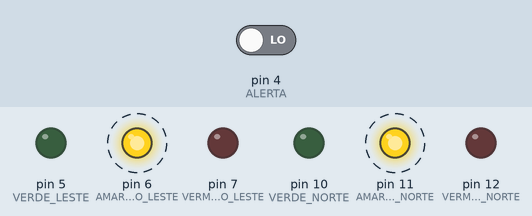
The sketch below on a simulated Arduino Uno, built with avr-gcc and run on an emulated ATmega328P. Parts: output pins drawn as LEDs (lit = HIGH). Dashed ring = blinking. The inputs (shaded band) are chosen by the test bench; at power-on: pin 4 (ALERTA) LOW.

Above: at 1.3 s.
1.7 s: pin 4 (ALERTA) driven HIGH
At 3.4 s:
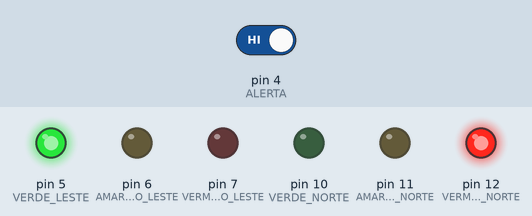
At 8.4 s:
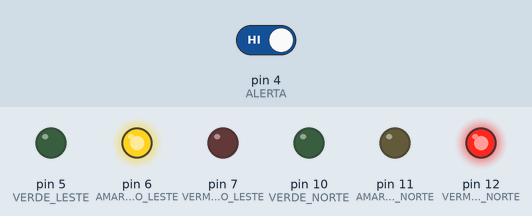
Timing chart, 0 to 16.0 s (numbered marks = the images above; inputs shaded):
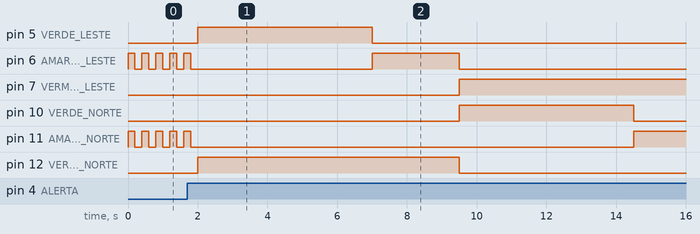

Measured:
- after the input at 1.7 s, pin 5 (VERDE_LESTE): LOW → HIGH after 0.30 s, → LOW 5.0 s later; pin 7 (VERMELHO_LESTE): LOW → HIGH after 7.8 s; pin 10 (VERDE_NORTE): LOW → HIGH after 7.8 s, → LOW 5.0 s later; pin 12 (VERMELHO_NORTE): LOW → HIGH after 0.30 s, → LOW 7.5 s later

The sketch:

traffic-light.ino
```cpp
// C++ code
//

#define VERMELHO_NORTE 12
#define AMARELO_NORTE 11
#define VERDE_NORTE 10

#define VERMELHO_LESTE 7
#define AMARELO_LESTE 6
#define VERDE_LESTE 5

#define ALERTA 4

void setup()
{
  pinMode(VERMELHO_NORTE, OUTPUT);
  pinMode(AMARELO_NORTE, OUTPUT);
  pinMode(VERDE_NORTE, OUTPUT);
  pinMode(VERMELHO_LESTE, OUTPUT);
  pinMode(AMARELO_LESTE, OUTPUT);
  pinMode(VERDE_LESTE, OUTPUT);
  pinMode(ALERTA, INPUT);
}

void loop()
{
  if(digitalRead(ALERTA) == HIGH){
		digitalWrite(VERMELHO_NORTE, HIGH);
		digitalWrite(AMARELO_NORTE,LOW);
		digitalWrite(VERDE_NORTE,LOW);
		digitalWrite(VERMELHO_LESTE, LOW);
		digitalWrite(AMARELO_LESTE,LOW);
		digitalWrite(VERDE_LESTE,HIGH);
		delay(5000);

		digitalWrite(VERMELHO_NORTE, HIGH);
		digitalWrite(AMARELO_NORTE,LOW);
        digitalWrite(VERDE_NORTE,LOW);
        digitalWrite(VERMELHO_LESTE, LOW);
        digitalWrite(AMARELO_LESTE,HIGH);
        digitalWrite(VERDE_LESTE,LOW);
        delay(2500);

        digitalWrite(VERMELHO_NORTE, LOW);
        digitalWrite(AMARELO_NORTE,LOW);
        digitalWrite(VERDE_NORTE,HIGH);
        digitalWrite(VERMELHO_LESTE, HIGH);
        digitalWrite(AMARELO_LESTE,LOW);
        digitalWrite(VERDE_LESTE,LOW);
        delay(5000);

        digitalWrite(VERMELHO_NORTE, LOW);
        digitalWrite(AMARELO_NORTE,HIGH);
        digitalWrite(VERDE_NORTE,LOW);
        digitalWrite(VERMELHO_LESTE, HIGH);
        digitalWrite(AMARELO_LESTE,LOW);
        digitalWrite(VERDE_LESTE,LOW);
        delay(2500);
     } else {
       digitalWrite(VERMELHO_NORTE, LOW);
       digitalWrite(AMARELO_NORTE, HIGH);
       digitalWrite(VERDE_NORTE, LOW);
       digitalWrite(VERMELHO_LESTE, LOW);
       digitalWrite(AMARELO_LESTE, HIGH);
       digitalWrite(VERDE_LESTE, LOW);
       delay(200);

       digitalWrite(AMARELO_NORTE, LOW);
       digitalWrite(AMARELO_LESTE, LOW);
       delay(200);
     }
}
```
